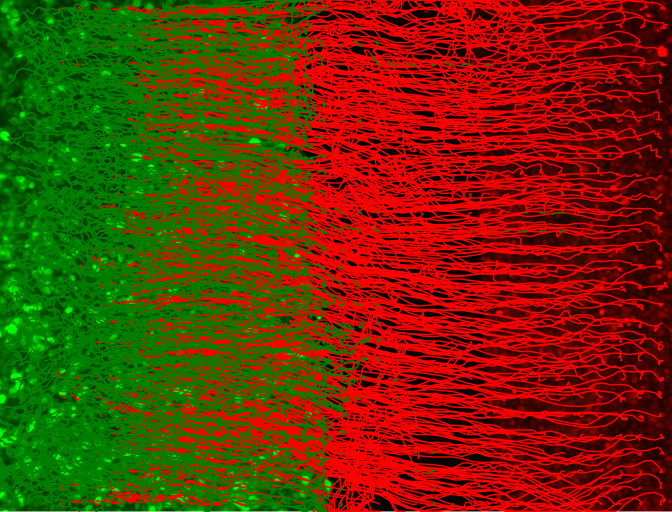
#> input picture tracksimg-no-filt_c_EPC2(G)_CP-A(R)_KSFM+RPMI_5_Fast GFP.png_R-G.png, 1344 x 1024 px (shown at 1/2 size)
$ python -i image.py   (imports and definitions only)   (older library calls are emulated)
#> lines starting #> are read from the running program, lines starting #| are printed output that depends on the picture; after the words box and inside, x2 and y2 are one past the last pixel; in counts of white or black regions, pixels touching at a corner belong together
#> further down, picture is the input picture: shape (1024, 1344, 3); mean B, G, R 0.2, 47.3, 103.3
# -*- coding: utf-8 -*-
"""
Created on Thu Sep 27 23:01:49 2018

@author: felix
"""

import numpy as np

# [35 lines left out: functions maxpool_scale, pool_numpy, ridge_filter_hessian, not called in this run]

def min_max_scaling(img):
    import numpy as np
    return (img - np.min(img)) / float(np.max(img) - np.min(img))


# [11 lines left out: function compute_centroid_binary, not called in this run]


def DoG(img, sigmas):

    from skimage.filters import gaussian

    return gaussian(img, sigmas[0]) - gaussian(img, sigmas[1])

def entropy_img(img, size):
    from skimage.filters.rank import entropy
    from skimage.morphology import square

    return entropy(img, square(size))

# [157 lines left out: functions BackgroundRemoval, perona_malik, construct_boundary_masks, detect_peaks, quant_boundary_cells, not called in this run]


def find_largest_component(spixel_map, thresh=0.05, apply_thresh=False):

    from skimage.measure import label, regionprops
    from scipy.ndimage.morphology import binary_fill_holes
    import numpy as np

    nrows, ncols = spixel_map.shape

    labelled = label(spixel_map)
    regs = regionprops(labelled)

    uniq_regs = np.unique(labelled)[1:]
    areas = []

    for re in regs:
        areas.append(re.area)

    if len(areas) > 0:
        areas = np.hstack(areas)

        largest_area = areas[np.argmax(areas)]

        if apply_thresh:
            if largest_area >= thresh*nrows*ncols:
                largest = labelled == uniq_regs[np.argmax(areas)]
                return binary_fill_holes(largest)
            else:
                return spixel_map
        else:
            largest = labelled == uniq_regs[np.argmax(areas)]
            return binary_fill_holes(largest)
    else:
        return np.zeros(spixel_map.shape, dtype=np.bool)


def train_sheet_segmentation_model( im, sigmas=[1,11], size=5, close_size=5, debug=False):

#> called with size = 5, close_size = 5, debug = False
    from skimage.filters import threshold_otsu
    from scipy.ndimage.morphology import binary_fill_holes
    from skimage.morphology import binary_closing, disk, binary_dilation
    from sklearn import svm
    from sklearn.naive_bayes import GaussianNB
    from sklearn.neighbors import KNeighborsClassifier
    from skimage.exposure import rescale_intensity
    from sklearn.preprocessing import StandardScaler
    import numpy as np
    import pylab as plt

    """
    Generate the label
    """

    r_img = im[:,:,0]
    g_img = im[:,:,1]
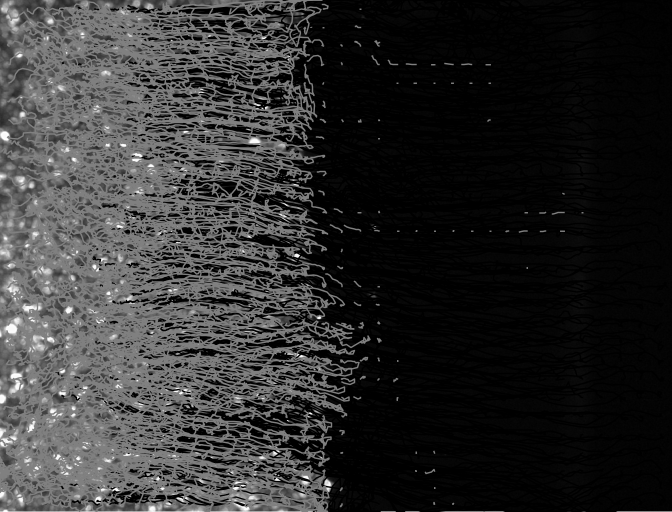
#> g_img: shape (1024, 1344) (shown at 1/2 size); min 0, max 255, mean 47.3

    r_ = DoG(r_img, sigmas=sigmas)
    g_ = DoG(g_img, sigmas=sigmas)
#> in DoG (call 2), `return gaussian(img, sigmas[0]) - gaussian(img, sigmas[1])`:
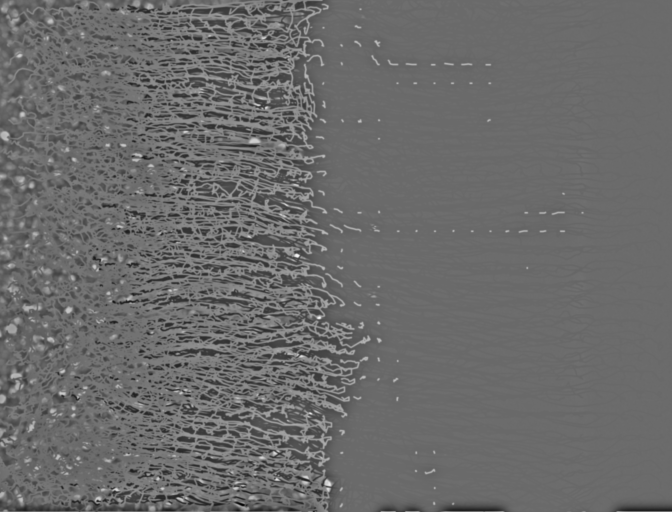
#> returned value: shape (1024, 1344) float64 (shown at 1/2 size); min -0.56, max 0.773, mean -0.00178; drawn with min black and max white

    r_ent = entropy_img(r_, size=size)
    g_ent = entropy_img(g_, size=size)
#> call 2 of entropy_img, with size = 5
#> in entropy_img (call 2), `return entropy(img, square(size))`:
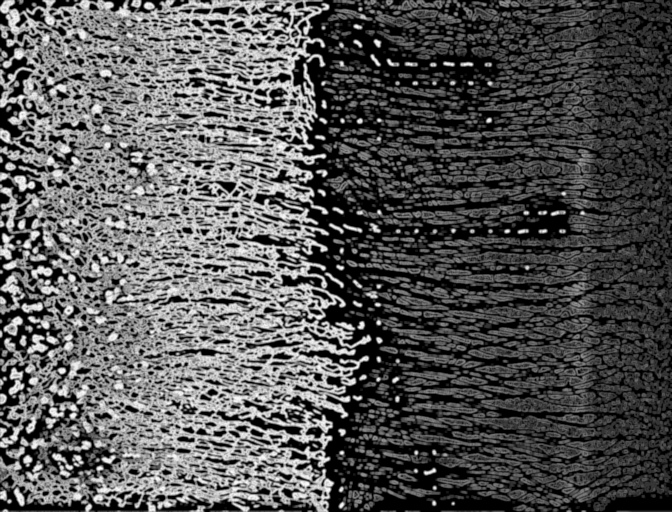
#> returned value: shape (1024, 1344) float64 (shown at 1/2 size); min 0, max 4.64, mean 1.56; drawn with min black and max white

    y_r = r_img >= threshold_otsu(r_img)
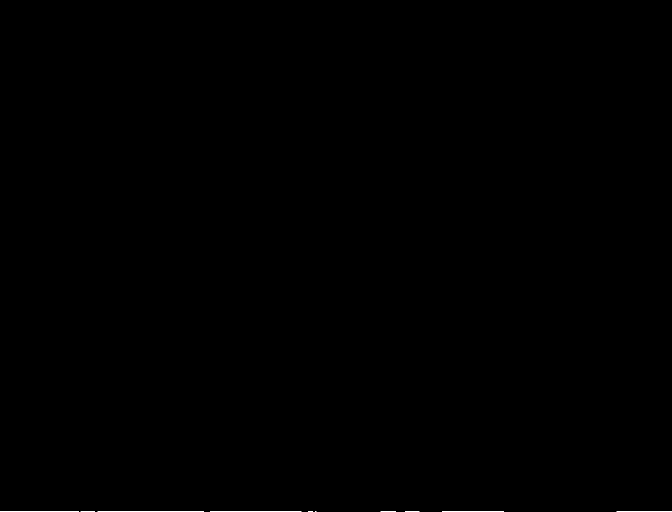
#> y_r: shape (1024, 1344) bool (shown at 1/2 size); 0.06% white in thin lines or dots, all inside (x1, y1, x2, y2) = (0, 1023, 1344, 1024)
    y_g = g_img >= threshold_otsu(g_img)
#> y_g: shape (1024, 1344) bool; 37.1% white; 409 white regions (317 under 20 px), largest, box (x1, y1, x2, y2) and area: (0, 0, 719, 1024) 504353, (679, 671, 741, 696) 316, (672, 646, 709, 660) 195

    y_r = binary_fill_holes(y_r)
    y_g = binary_fill_holes(y_g)
#> y_g: shape (1024, 1344) bool; 46% white; 194 white regions (112 under 20 px), largest, box (x1, y1, x2, y2) and area: (0, 0, 719, 1024) 627811, (679, 671, 741, 696) 319, (672, 646, 709, 660) 203

    y_r = binary_closing(y_r, disk(close_size))
    y_g = binary_closing(y_g, disk(close_size))
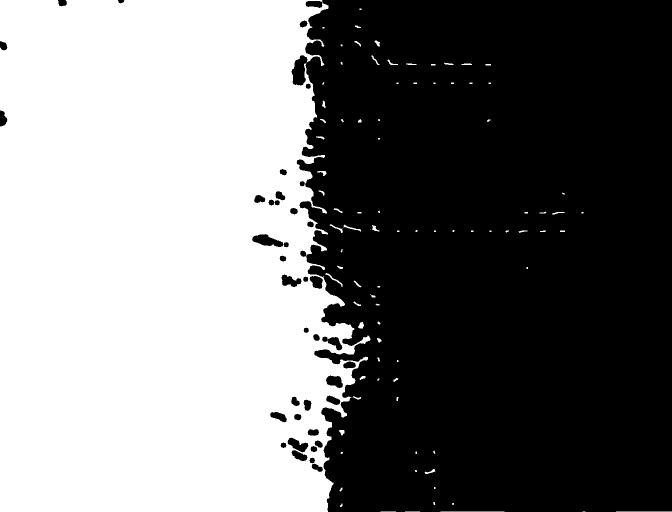
#> y_g: shape (1024, 1344) bool (shown at 1/2 size); 47.4% white; 91 white regions (37 under 20 px)
    y_r = find_largest_component(y_r)
#> in find_largest_component, `labelled = label(spixel_map)`: labelled: shape (1024, 1344) int32; 11 distinct labels, from 0 to 10
#> in find_largest_component, `regs = regionprops(labelled)`: regs = 10 regions; largest, box (x1, y1, x2, y2) and area: (195, 1023, 408, 1024) 213, (420, 1023, 603, 1024) 183, (0, 1023, 158, 1024) 158, (884, 1023, 1008, 1024) 124, (1233, 1023, 1344, 1024) 111
#> in find_largest_component, `uniq_regs = np.unique(labelled)[1:]`: uniq_regs = [1, 2, 3, 4, 5, 6, 7, 8, 9, 10]
#> the loop in find_largest_component, `for re in regs:` made 10 passes
#> after the loop in find_largest_component, `for re in regs:`: areas = [158, 29, 213, 183, 10, 3, 31, 29, 124, 111]
#> in find_largest_component, `largest_area = areas[np.argmax(areas)]`: largest_area = 213
#> in find_largest_component, `largest = labelled == uniq_regs[np.argmax(areas)]`: largest: shape (1024, 1344) bool; 0.02% white in thin lines or dots, all inside (x1, y1, x2, y2) = (195, 1023, 408, 1024)
    y_g = find_largest_component(y_g)
#> call 2 of find_largest_component, with thresh = 0.05, apply_thresh = False
#> in find_largest_component (call 2), `labelled = label(spixel_map)`:
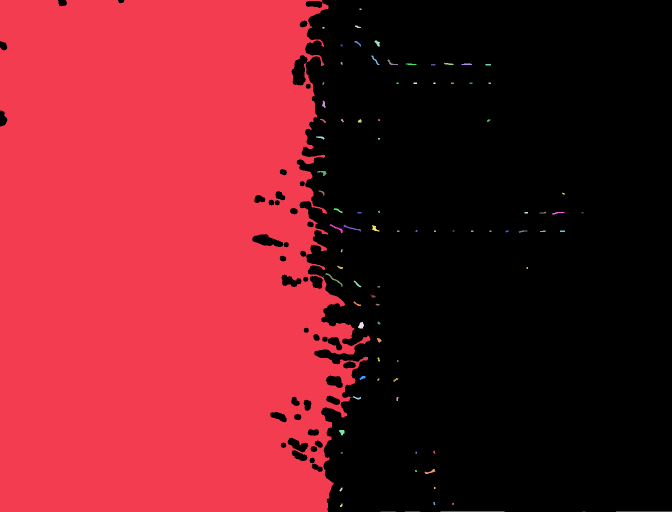
#> labelled: shape (1024, 1344) int32 (shown at 1/2 size); 92 distinct labels, from 0 to 91; one colour per label, 0 black
#> in find_largest_component (call 2), `regs = regionprops(labelled)`: regs = 91 regions; largest, box (x1, y1, x2, y2) and area: (0, 0, 741, 1024) 648661, (651, 546, 685, 574) 131, (881, 1023, 1009, 1024) 128, (1232, 1023, 1344, 1024) 112, (687, 449, 722, 463) 111
#> in find_largest_component (call 2), `uniq_regs = np.unique(labelled)[1:]`: uniq_regs = 91 values from 1 to 91
#> the loop in find_largest_component (call 2), `for re in regs:` made 91 passes
#> after the loop in find_largest_component (call 2), `for re in regs:`: areas = 91 values, max 648661 at index 0, min 1 at index 43, mean 7163.8
#> in find_largest_component (call 2), `largest_area = areas[np.argmax(areas)]`: largest_area = 648661
#> in find_largest_component (call 2), `largest = labelled == uniq_regs[np.argmax(areas)]`: largest: shape (1024, 1344) bool; 47.1% white; 1 white region, box (x1, y1, x2, y2) and area: (0, 0, 741, 1024) 648661
#> in find_largest_component (call 2), `return binary_fill_holes(largest)`: returned value: shape (1024, 1344) bool; 47.8% white; 1 white region, box (x1, y1, x2, y2) and area: (0, 0, 741, 1024) 657732

    y_r = binary_dilation(y_r, disk(close_size))
#> y_r: shape (1024, 1344) bool; 0.1% white; 1 white region, box (x1, y1, x2, y2) and area: (190, 1018, 413, 1024) 1318
    y_g = binary_dilation(y_g, disk(close_size))
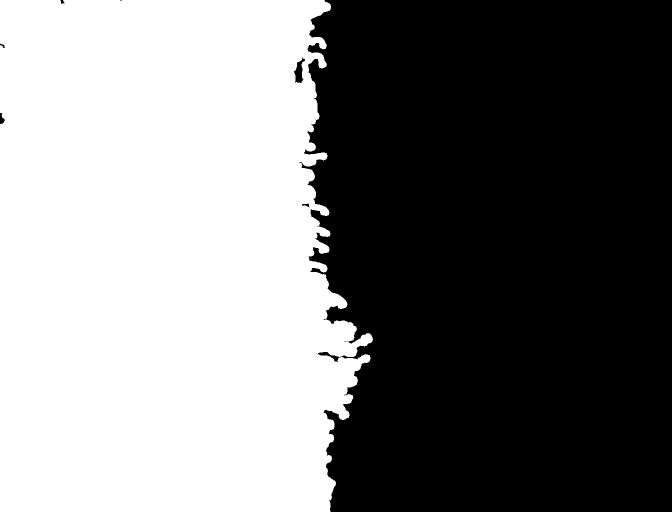
#> y_g: shape (1024, 1344) bool (shown at 1/2 size); 48.8% white; 1 white region, box (x1, y1, x2, y2) and area: (0, 0, 746, 1024) 671081
    y_r = binary_fill_holes(y_r)
    y_g = binary_fill_holes(y_g)
#> y_g: shape (1024, 1344) bool; 48.8% white; 1 white region, box (x1, y1, x2, y2) and area: (0, 0, 746, 1024) 671990

    y = np.zeros(y_r.shape)
    y[y_r] = 1
    y[y_g] = 2

    if debug:
        plt.figure()
        plt.imshow(y)
        plt.show()


    """
    Compute some textural information properties to augment.
    """
    X = np.dstack([r_img, r_, r_ent, g_img, g_, g_ent])
#    X = np.dstack([r_img, g_img])
    nrows, ncols, _ = X.shape
#> nrows = 1024; ncols = 1344
    x = X.reshape((nrows*ncols, -1)) # make this from RGB into multichannel.

#    sc_model = StandardScaler()
#    sc_model.fit(x)
#    x = sc_model.transform(x)
    y = y.ravel()

#    clf = svm.SVC(kernel='linear')
    clf = GaussianNB()
#    clf = KNeighborsClassifier(n_neighbors=5)
    clf.fit(x,y)

    return clf


# [20 lines left out: function apply_SVM, not called in this run]

>>> import cv2
>>> picture = cv2.imread('../tracksimg-no-filt_c_EPC2(G)_CP-A(R)_KSFM+RPMI_5_Fast GFP.png_R-G.png')
>>> result = train_sheet_segmentation_model(picture)
